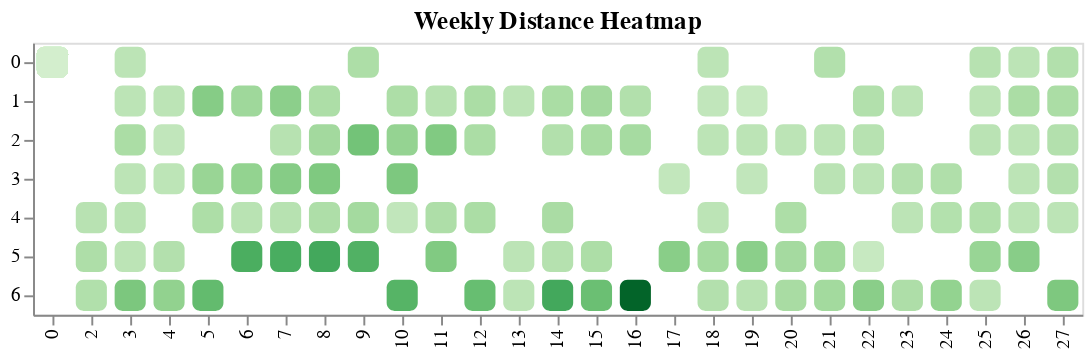

Source (notebook cell):
### Code cell
daily_df["week_number"] = daily_df.index.isocalendar().week
daily_df["day_of_the_week_num"] = daily_df.index.dayofweek
all_dates = pandas.date_range(
    start=daily_df.index.min(), end=daily_df.index.max(), freq="D"
)

heatmap_data = daily_df[
    [
        "week_number",
        "day_of_the_week_num",
        "distance_km",
    ]
].sort_values(["week_number", "day_of_the_week_num"])

heatmap_data = heatmap_data.reindex(all_dates, fill_value=0).reset_index()


alt.Chart(heatmap_data).mark_rect(cornerRadius=4).encode(
    x=alt.X("week_number:O", axis=alt.Axis(title=None)),
    y=alt.Y("day_of_the_week_num:O", axis=alt.Axis(title=None)),
    color=alt.Color("distance_km:Q", scale=alt.Scale(scheme="greens"), legend=None),
).configure_scale(bandPaddingInner=0.2).properties(
    title="Weekly Distance Heatmap"
).interactive().show()

### Figure 1 — Vega-Lite specification as saved in the notebook (floating-point values rounded to 4 significant figures; data arrays with more than 128 entries replaced by an {"elided": "..."} marker saying what was removed)
{"config": {"view": {"continuousWidth": 300, "continuousHeight": 300}, "scale": {"bandPaddingInner": 0.2}}, "data": {"name": "data-0cf2cb7b38c1f8038822a6fa7e24e24d"}, "mark": {"type": "rect", "cornerRadius": 4}, "encoding": {"color": {"field": "distance_km", "legend": null, "scale": {"scheme": "greens"}, "type": "quantitative"}, "x": {"axis": {"title": null}, "field": "week_number", "type": "ordinal"}, "y": {"axis": {"title": null}, "field": "day_of_the_week_num", "type": "ordinal"}}, "params": [{"name": "param_6", "select": {"type": "interval", "encodings": ["x", "y"]}, "bind": "scales"}], "title": "Weekly Distance Heatmap", "$schema": "https://vega.github.io/schema/vega-lite/v5.17.0.json", "datasets": {"data-0cf2cb7b38c1f8038822a6fa7e24e24d": {"elided": "178 records"}}}
